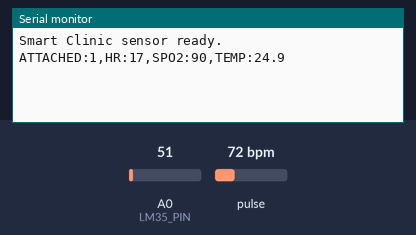
Bench run of a sketch on a simulated Arduino Uno, built with avr-gcc and run on an emulated ATmega328P. Parts: the last lines printed to the serial monitor. The inputs (shaded band) are chosen by the test bench; at power-on: pulse 72 bpm, A0 (LM35_PIN) = 51. The modem accepts every AT command (registered, SIM ready, sends succeed) and sends nothing else.

Above: at 1.2 s.
1.3 s: pulse set to 42 bpm
At 2.0 s:
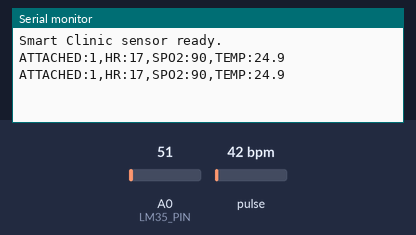
2.8 s: A0 (LM35_PIN) set to 61
At 3.5 s:
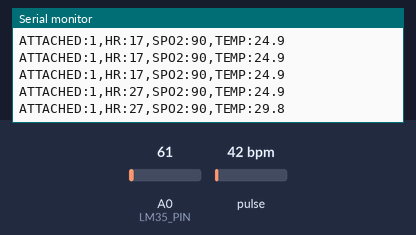
4.3 s: pulse set to 70 bpm
At 4.3 s:
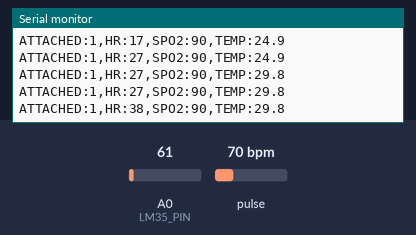
5.8 s: A0 (LM35_PIN) set to 71
At 5.8 s:
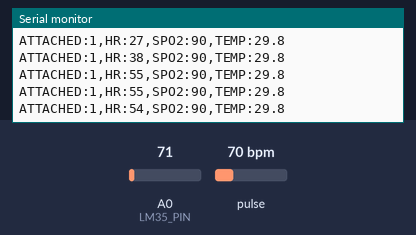
Timing chart, 0 to 8.3 s (numbered marks = the images above; inputs shaded):
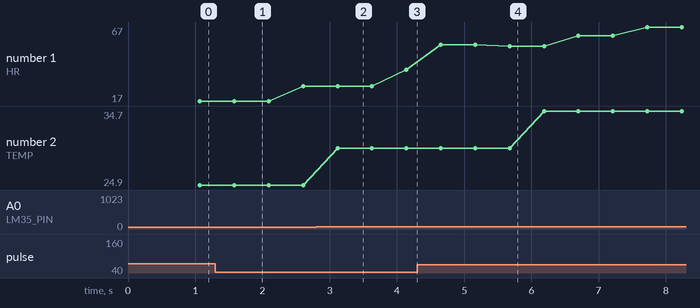

The sketch:

arduino_hc05_sensor.ino
```cpp
/*
 * Smart Clinic - Arduino Uno + HC-05 + MAX30102 + LM35
 *
 * WIRING (verify against your breadboard):
 * ----------------------------------------
 * HC-05 Bluetooth:
 *   VCC  -> 5V
 *   GND  -> GND
 *   TX   -> Arduino pin 10 (SoftwareSerial RX)
 *   RX   -> Arduino pin 11 (SoftwareSerial TX)  [use 1K/2K divider if module is 3.3V]
 *
 * MAX30102 (red pulse oximeter board):
 *   VIN  -> 3.3V or 5V (follow your module label)
 *   GND  -> GND
 *   SDA  -> A4
 *   SCL  -> A5
 *
 * LM35 temperature (green 3-pin module):
 *   VCC  -> 5V
 *   GND  -> GND
 *   OUT  -> A0
 *
 * Extra red sensor board: not used if MAX30102 is connected.
 *
 * Arduino IDE libraries (Tools -> Manage Libraries):
 *   - "SparkFun MAX3010x Pulse and Proximity Sensor Library"
 *
 * Output format (must match mobile app):
 *   ATTACHED:0
 *   ATTACHED:1,HR:72,SPO2:98,TEMP:36.5
 *
 * ATTACHED:1 only when finger is on MAX30102 (IR level high enough).
 */

#include <SoftwareSerial.h>
#include <Wire.h>
#include "MAX30105.h"
#include "heartRate.h"

SoftwareSerial bt(10, 11); // RX, TX for HC-05

MAX30105 particleSensor;

const int LM35_PIN = A0;
const long FINGER_IR_THRESHOLD = 50000;

const byte RATE_SIZE = 4;
byte rates[RATE_SIZE];
byte rateSpot = 0;
long lastBeat = 0;
float beatsPerMinute = 0;
int beatAvg = 0;

unsigned long lastSend = 0;

bool fingerOnSensor() {
  return particleSensor.getIR() > FINGER_IR_THRESHOLD;
}

float readLm35Celsius() {
  int raw = analogRead(LM35_PIN);
  return raw * (5.0 / 1024.0) * 100.0;
}

int estimateSpO2() {
  long red = particleSensor.getRed();
  long ir = particleSensor.getIR();
  if (ir < 1000) return 0;
  float ratio = (float)red / (float)ir;
  int spo2 = (int)(110.0 - (ratio * 25.0));
  if (spo2 < 90) spo2 = 90;
  if (spo2 > 99) spo2 = 99;
  return spo2;
}

void setup() {
  Serial.begin(9600);
  bt.begin(9600);

  Wire.begin();

  if (!particleSensor.begin(Wire, I2C_SPEED_FAST)) {
    Serial.println("MAX30102 not found. Check SDA=A4, SCL=A5, power.");
    while (true) {
      delay(1000);
    }
  }

  particleSensor.setup();
  particleSensor.setPulseAmplitudeRed(0x1F);
  particleSensor.setPulseAmplitudeIR(0x1F);
  particleSensor.setPulseAmplitudeGreen(0);

  Serial.println("Smart Clinic sensor ready.");
}

void loop() {
  if (!fingerOnSensor()) {
    beatAvg = 0;
    rateSpot = 0;
    if (millis() - lastSend > 1000) {
      bt.println("ATTACHED:0");
      Serial.println("ATTACHED:0");
      lastSend = millis();
    }
    delay(100);
    return;
  }

  long irValue = particleSensor.getIR();
  if (checkForBeat(irValue)) {
    long delta = millis() - lastBeat;
    lastBeat = millis();
    beatsPerMinute = 60.0 / (delta / 1000.0);
    if (beatsPerMinute < 255 && beatsPerMinute > 40) {
      rates[rateSpot++] = (byte)beatsPerMinute;
      rateSpot %= RATE_SIZE;
      int sum = 0;
      for (byte i = 0; i < RATE_SIZE; i++) {
        sum += rates[i];
      }
      beatAvg = sum / RATE_SIZE;
    }
  }

  if (millis() - lastSend < 500) {
    return;
  }
  lastSend = millis();

  int hr = beatAvg > 0 ? beatAvg : 0;
  int spo2 = estimateSpO2();
  float temp = readLm35Celsius();

  if (hr == 0) {
    return;
  }

  String line = "ATTACHED:1,HR:" + String(hr) +
                ",SPO2:" + String(spo2) +
                ",TEMP:" + String(temp, 1);

  bt.println(line);
  Serial.println(line);
}
```

Measured:
- after the input at 2.8 s, the serial monitor: prints a new line after 0.32 s (image 2)
- plotted number 1: 17 → 27 after the input at 1.3 s, 38 → 54 after the input at 4.3 s
- plotted number 2: 24.9 → 29.8 after the input at 2.8 s, 29.8 → 34.7 after the input at 5.8 s
